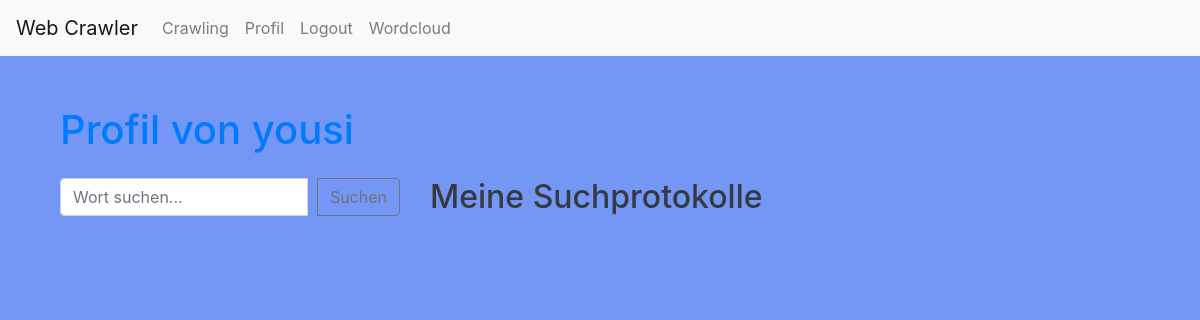
Before: /profile (signed in) with the older database file.
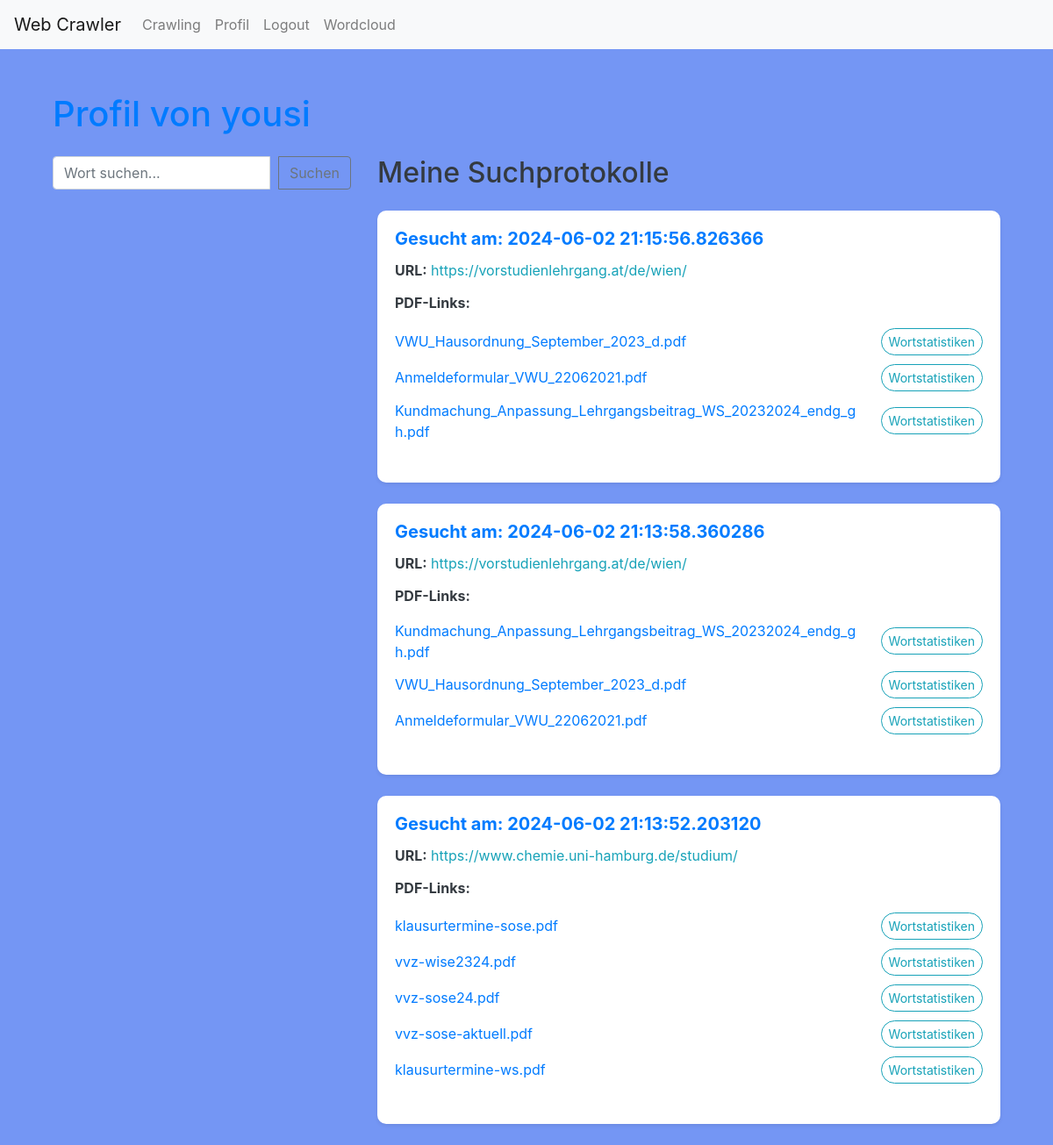
After: the same page with the newer database file.
### app/models.py (models this page shows, shortened)
class CrawlData(db.Model):
    id = db.Column(db.Integer, primary_key=True)
    user_id = db.Column(db.Integer, db.ForeignKey('user.id'), nullable=False)
    url = db.Column(db.String(512), nullable=False)
    crawl_date = db.Column(db.DateTime, default=datetime.utcnow)
    pdf_links = db.Column(db.Text)  # Stores PDF links as comma-separated strings
    pdf_paths = db.Column(db.Text)  # Add this line to store the paths to PDF files
    word_stats = db.Column(db.Text)

### app/routes.py (the view, shortened to what this page needs)
@app.route('/profile', methods=['GET', 'POST'])
@login_required
def profile():
    crawl_records = CrawlData.query.filter_by(user_id=current_user.id).order_by(CrawlData.crawl_date.desc()).all()
    for record in crawl_records:
        word_stats_list = []
        for stat in record.word_stats.split(';'):
            if '|' in stat:
                pdf_url, word_counts = stat.split('|', 1)
                word_count_pairs = word_counts.split(',')
                word_counts_dict = {}
                for word_count in word_count_pairs:
                    parts = word_count.split(':')
                    if len(parts) == 2:
                        word, count = parts
                        try:
                            word_counts_dict[word] = int(count)
                        except ValueError:
                            continue
                max_word, max_count = None, 0
                for word, count in word_counts_dict.items():
                    if count > max_count:
                        max_word, max_count = word, count
                word_stats_list.append({
                    'pdf_url': pdf_url,
                    'pdf_name': pdf_url.split('/')[-1],
                    'word_counts': word_counts_dict,
                    'max_word': max_word,
                    'max_count': max_count
                })
        record.parsed_word_stats = word_stats_list
    search_results = []
    return render_template('profile.html', crawl_records=crawl_records, search_results=search_results, enumerate=enumerate)

### app/routes.py (called while the page is built)
@login_manager.user_loader
def load_user(user_id):
    return User.query.get(int(user_id))

### app/templates/profile.html (shortened to what this page needs)
{% extends "layout.html" %}
{% block content %}
<div class="container mt-4">
    <h1 class="mb-4">Profil von {{ current_user.username }}</h1>
    <div class="row">
        <div class="col-md-4">
            <form method="POST" action="{{ url_for('search_word') }}" class="search-form">
                <div class="input-group mb-3">
                    <input type="text" name="search_word" class="form-control" placeholder="Wort suchen..." aria-label="Wort suchen">
                    <div class="input-group-append">
                        <button class="btn btn-outline-secondary" type="submit">Suchen</button>
                    </div>
                </div>
            </form>
        </div>
        <div class="col-md-8">
            <h2 class="mb-4">Meine Suchprotokolle</h2>
            <div class="row">
                {% for record in crawl_records %}
                <div class="col-md-12 mb-4">
                    <div class="card shadow-sm">
                        <div class="card-body">
                            <h5 class="card-title text-primary">Gesucht am: {{ record.crawl_date }}</h5>
                            <p class="card-text"><strong>URL:</strong> <a href="{{ record.url }}" target="_blank" class="text-info">{{ record.url }}</a></p>
                            <h6><strong>PDF-Links:</strong></h6>
                            <div class="pdf-link-container">
                                <ul class="list-unstyled pdf-list">
                                    {% if record.pdf_links == 'no_pdfs_found' %}
                                    <li>Keine PDFs gefunden</li>
                                    {% else %}
                                        {% for index, link in enumerate(record.pdf_links.split(',')) %}
                                        {% if '|' in link %}
                                        {% set url, name = link.split('|') %}
                                        <li class="pdf-list-item">
                                            <div class="pdf-item-container">
                                                <a href="{{ url }}" target="_blank" class="text-decoration-none pdf-link">{{ name }}</a>
                                                <button type="button" class="btn btn-sm btn-outline-info word-stats-btn" data-toggle="modal" data-target="#modal{{ record.id }}_{{ index }}">Wortstatistiken</button>
                                            </div>
                                        </li>
                                        {% endif %}
                                        {% endfor %}
                                    {% endif %}
                                </ul>
                            </div>
                        </div>
                    </div>
                </div>
                {% endfor %}
            </div>
        </div>
    </div>
</div>
{% endblock %}

Changed rows visible on the page:
added CrawlData: crawl_date "2024-06-02 21:15:56.826366", url "https://vorstudienlehrgang.at/de/wien/", name "VWU_Hausordnung_September_2023_d.pdf" "Anmeldeformular_VWU_22062021.pdf" "Kundmachung_Anpassung_Lehrgangsbeitrag_WS_20232024_endg_gh.pdf"
added CrawlData: crawl_date "2024-06-02 21:13:58.360286", url "https://vorstudienlehrgang.at/de/wien/", name "Kundmachung_Anpassung_Lehrgangsbeitrag_WS_20232024_endg_gh.pdf" "VWU_Hausordnung_September_2023_d.pdf" "Anmeldeformular_VWU_22062021.pdf"
added CrawlData: crawl_date "2024-06-02 21:13:52.203120", url "https://www.chemie.uni-hamburg.de/studium/", name "klausurtermine-sose.pdf" "vvz-wise2324.pdf" "vvz-sose24.pdf" "vvz-sose-aktuell.pdf" "klausurtermine-ws.pdf"
